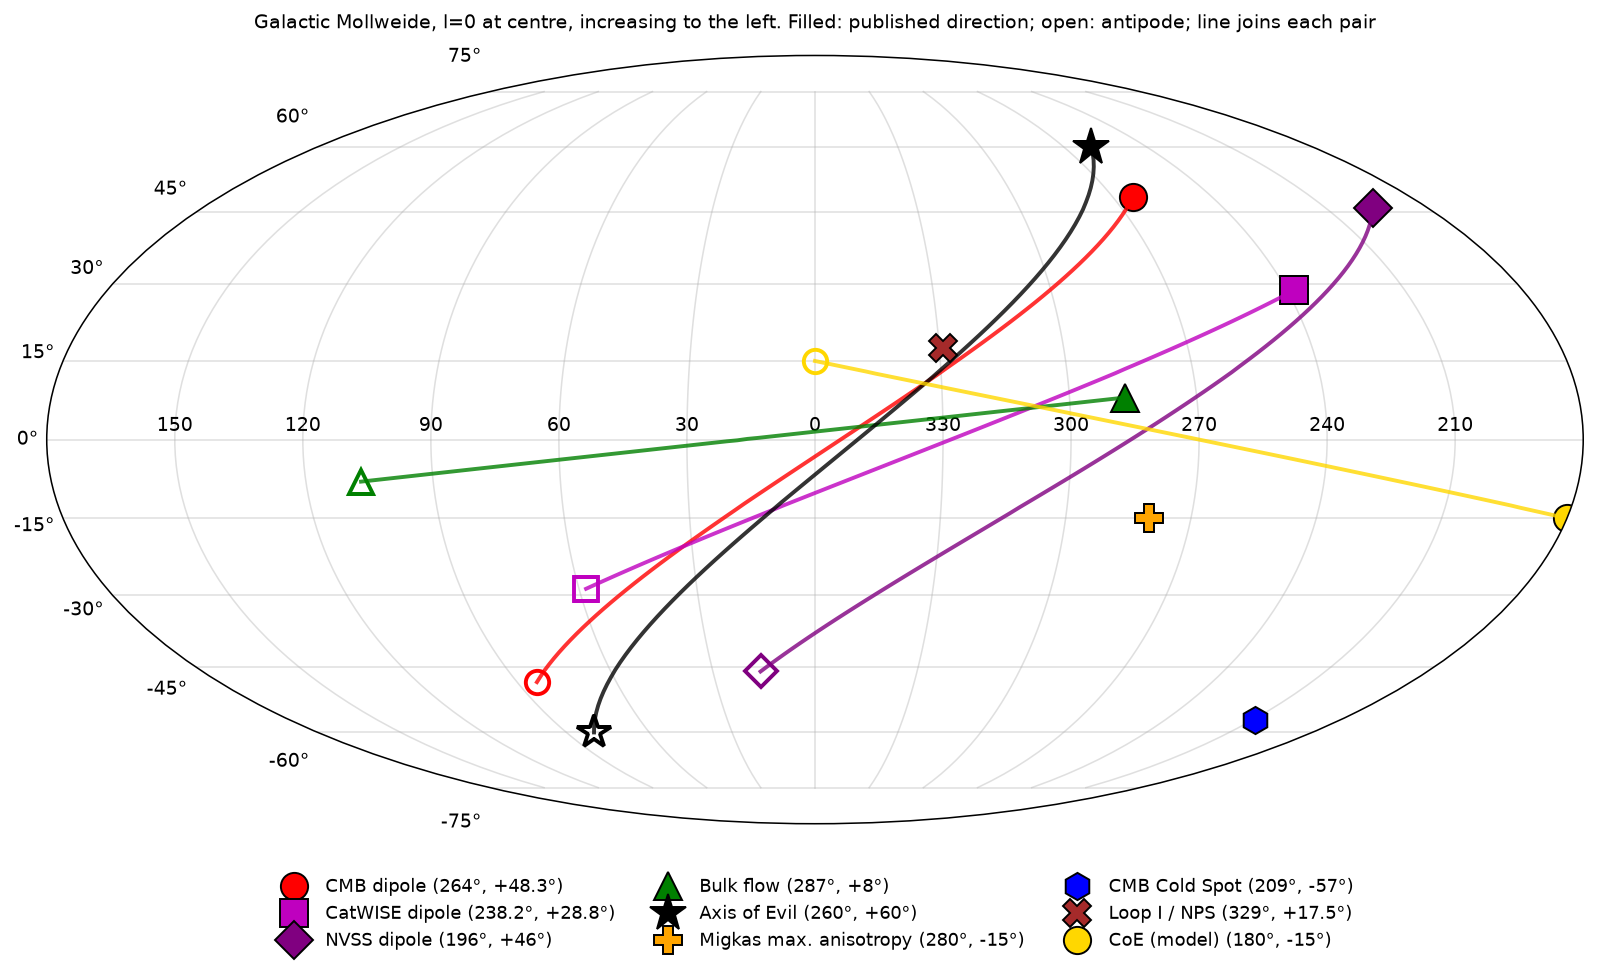

The script that saved this image:
# Galactic Mollweide map of the published dipoles/axes and anomaly directions, with the CoE direction.
import os,numpy as np,matplotlib;matplotlib.use('Agg');import matplotlib.pyplot as plt
H=os.path.dirname(os.path.abspath(__file__))
P=[('CMB dipole',264.0,48.3,'r','o',True),('CatWISE dipole',238.2,28.8,'m','s',True),('NVSS dipole',196,46,'purple','D',True),
('Bulk flow',287,8,'g','^',True),('Axis of Evil',260,60,'k','*',True),
('Migkas max. anisotropy',280,-15,'orange','P',False),('CMB Cold Spot',209,-57,'b','h',False),('Loop I / NPS',329,17.5,'brown','X',False),('CoE (model)',180,-15,'gold','o',True)]
def xy(l,b):return -np.radians(((l+180)%360)-180),np.radians(b)
fig=plt.figure(figsize=(12,6.6));ax=fig.add_subplot(111,projection='mollweide');ax.grid(alpha=.4)
for n,l,b,c,mk,anti in P:
  x,y=xy(l,b);ax.plot(x,y,mk,color=c,mec='k',ms=14 if mk!='*' else 20,label=f'{n} ({l:g}°, {b:+g}°)')
  if anti:x2,y2=xy(l+180,-b);ax.plot([x,x2],[y,y2],'-',color=c,lw=2,alpha=.8);ax.plot(x2,y2,mk,mfc='none',mec=c,mew=2,ms=12 if mk!='*' else 18)
ax.set_xticks(np.radians([-150,-120,-90,-60,-30,0,30,60,90,120,150]));ax.set_xticklabels(['150','120','90','60','30','0','330','300','270','240','210'])
ax.legend(loc='upper center',bbox_to_anchor=(.5,-.05),ncol=3,fontsize=9,frameon=False)
ax.set_title('Galactic Mollweide, l=0 at centre, increasing to the left. Filled: published direction; open: antipode; line joins each pair',fontsize=10,pad=14)
fig.tight_layout();fig.savefig(H+'/dipoles_sky_map_lines.png',dpi=140,facecolor='white',bbox_inches='tight')
